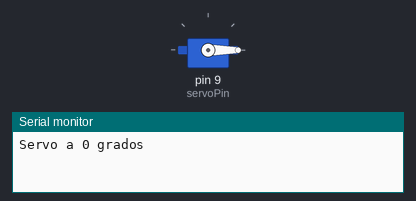
A sketch run on a simulated Arduino Uno, built with avr-gcc and run on an emulated ATmega328P. Shown: servo, the last lines printed to the serial monitor.

Above: at 0.05 s.
At 2.05 s:
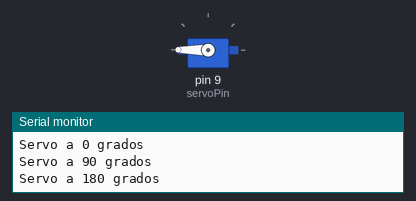
At 4.0 s:
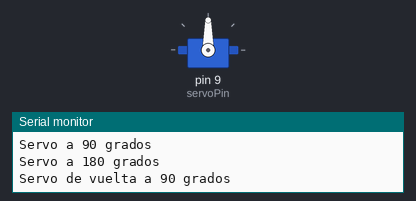
Timing chart, 0 to 5.2 s (numbered marks = the images above):
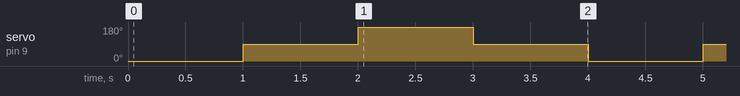

Measured:
- by itself, servo on pin 9 (servoPin): repeats every 4.0 s: 180° 1.0 s, 90° 1.0 s, 0° 1.0 s, 90° 1.0 s

The sketch:

Ejemplo_SG90.ino
```cpp
#include <Servo.h>

// Crear un objeto Servo para controlar el SG90
Servo myServo;

// Definir el pin donde está conectado el SG90
const int servoPin = 9;

void setup() {
  // Vincular el servo al pin 9
  myServo.attach(servoPin);

  // Iniciar la comunicación serie para monitoreo
  Serial.begin(9600);
}

void loop() {
  // Mover el servo a 0 grados
  myServo.write(0);
  Serial.println("Servo a 0 grados");
  delay(1000);  // Esperar 1 segundo

  // Mover el servo a 90 grados
  myServo.write(90);
  Serial.println("Servo a 90 grados");
  delay(1000);  // Esperar 1 segundo

  // Mover el servo a 180 grados
  myServo.write(180);
  Serial.println("Servo a 180 grados");
  delay(1000);  // Esperar 1 segundo

  // Mover el servo de vuelta a 90 grados
  myServo.write(90);
  Serial.println("Servo de vuelta a 90 grados");
  delay(1000);  // Esperar 1 segundo
}
```
